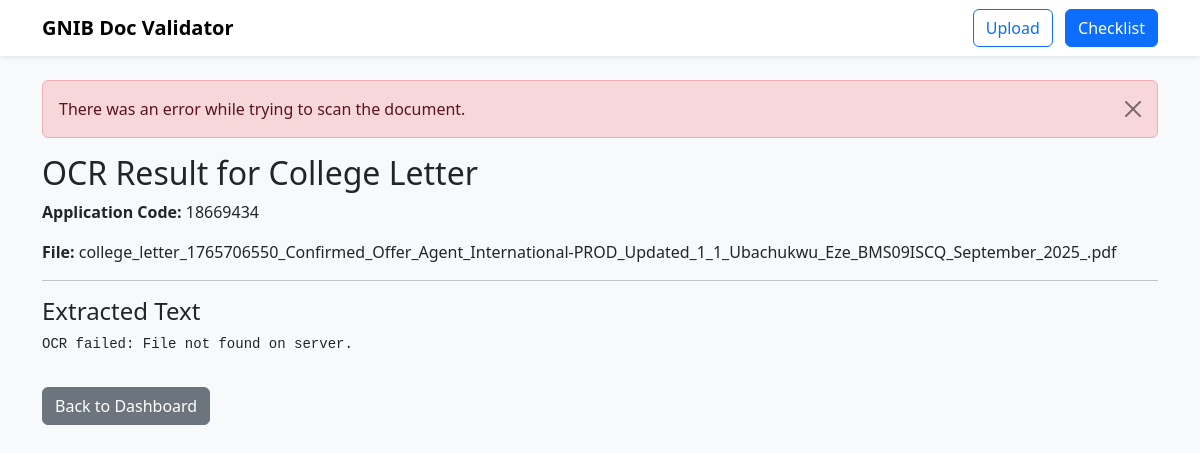
The page /admin/scan/2 (signed in) on the database its author committed.
### tables this page shows
CREATE TABLE uploads (
            id INTEGER PRIMARY KEY AUTOINCREMENT,
            application_code TEXT NOT NULL,
            purpose TEXT NOT NULL,
            category TEXT NOT NULL,
            doc_type TEXT NOT NULL,
            filename TEXT NOT NULL,
            expiry_date TEXT,
            status TEXT NOT NULL DEFAULT 'pending',
            uploaded_at TEXT NOT NULL
        );

### app.py (the view)
@app.route("/admin/scan/<int:upload_id>")
def admin_scan(upload_id):
    if not require_admin():
        return redirect(url_for("admin_login"))
    conn = get_db_connection()
    cur = conn.cursor()
    cur.execute(
        "SELECT * FROM uploads WHERE id = ?",
        (upload_id,),
    )
    upload_row = cur.fetchone()
    conn.close()
    if upload_row is None:
        flash("Upload not found.", "danger")
        return redirect(url_for("admin_dashboard"))
    if not OCR_SPACE_API_KEY:
        flash(
            "OCR API key is not configured. Please set OCR_SPACE_API_KEY in .env.",
            "danger",
        )
        return redirect(url_for("admin_dashboard"))
    try:
        ocr_text = run_ocr_on_file(upload_row["filename"])
        flash("OCR scan completed successfully.", "info")
    except Exception as e:
        ocr_text = f"OCR failed: {e}"
        flash("There was an error while trying to scan the document.", "danger")
    return render_template(
        "admin_scan_result.html",
        upload=upload_row,
        ocr_text=ocr_text,
    )

### app.py (called while the page is built, shortened)
def get_db_connection():
    conn = sqlite3.connect(DB_PATH)
    conn.row_factory = sqlite3.Row
    return conn

def require_admin():
    return bool(session.get("admin_logged_in"))

def run_ocr_on_file(stored_filename: str) -> str:
    if not OCR_SPACE_API_KEY:
        raise RuntimeError("OCR_SPACE_API_KEY is not configured in .env")
    file_path = os.path.join(app.config["UPLOAD_FOLDER"], stored_filename)
    if not os.path.exists(file_path):
        raise FileNotFoundError("File not found on server.")

### templates/admin_scan_result.html
{% extends "base.html" %} {% block content %}
<h2>OCR Result for {{ upload.doc_type.replace('_', ' ')|title }}</h2>
<p><strong>Application Code:</strong> {{ upload.application_code }}</p>
<p><strong>File:</strong> {{ upload.filename }}</p>
<hr />
<h4>Extracted Text</h4>
<pre style="white-space: pre-wrap">{{ ocr_text }}</pre>
<a href="{{ url_for('admin_dashboard') }}" class="btn btn-secondary mt-3">
  Back to Dashboard
</a>
{% endblock %}

### rows shown on the page
uploads: doc_type.replace "College Letter", application_code "18669434", filename "college_letter_1765706550_Confirmed_Offer_Agent_International-PROD_Updated_1_1_Ubachukwu_Eze_BMS09ISCQ_September_2025_.pdf"

### other values the page prints
{{ msg }} "There was an error while trying to scan the document."
{{ ocr_text }} "OCR failed: File not found on server."
